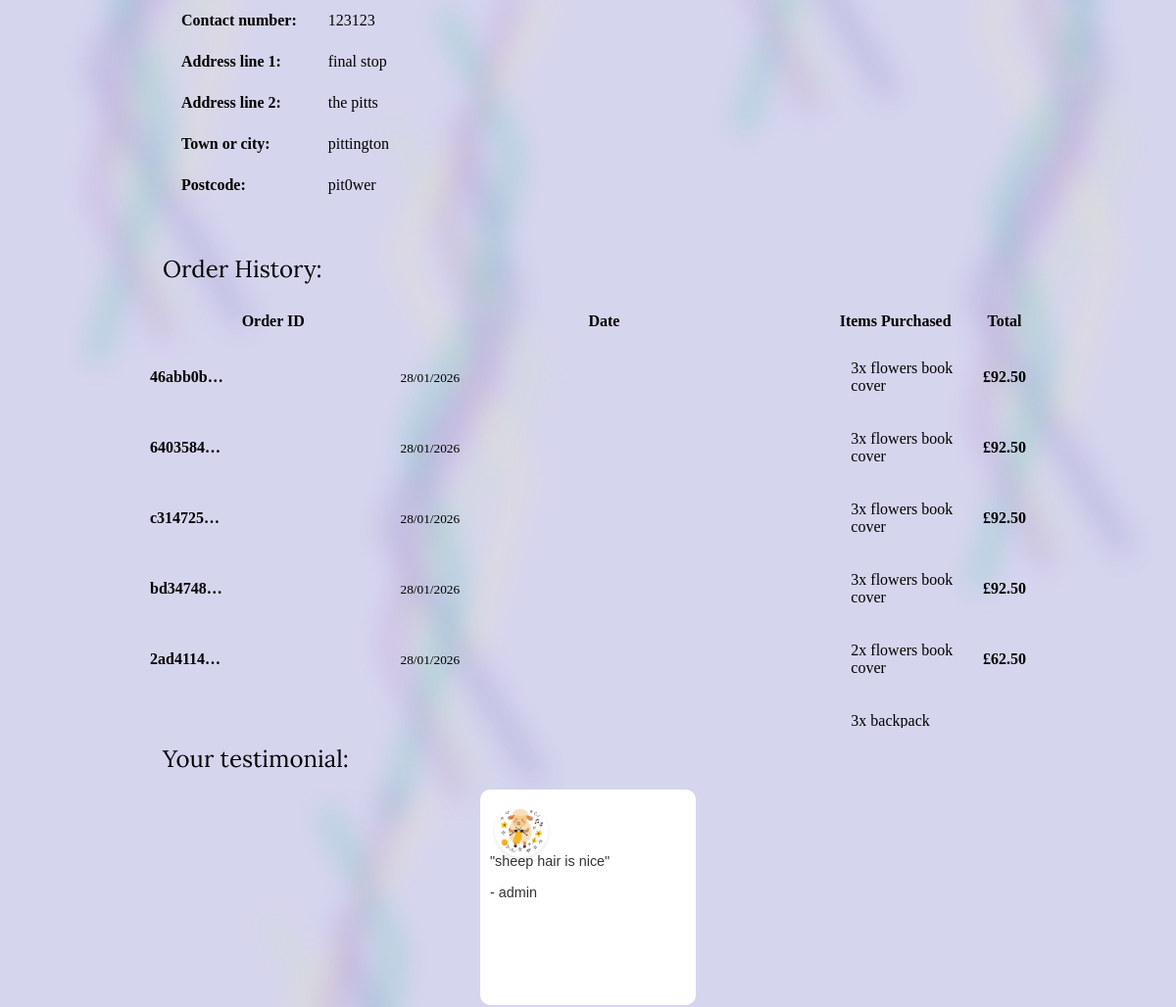
The app's page /profile/ (signed in, middle part), older data.
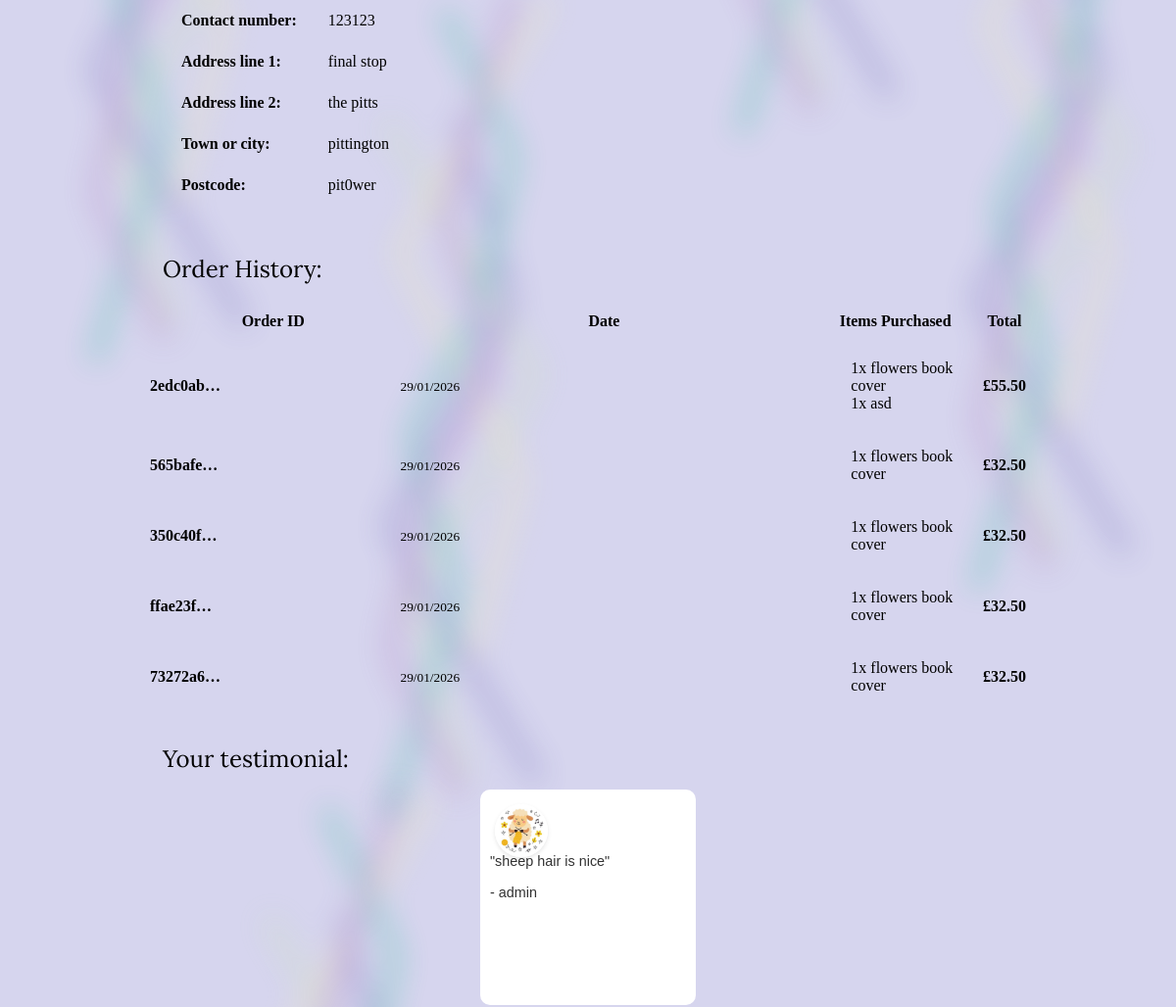
The same page, newer data.
### order/models.py (models this page shows, shortened)
class Order(models.Model):
    order_id = models.UUIDField(primary_key=True, default=uuid.uuid4, editable=False)
    user = models.ForeignKey(User, on_delete=models.SET_NULL, null=True, blank=True, related_name='orders')
    full_name = models.CharField(max_length=100, blank= False, null=False)
    email = models.EmailField(blank=False, null=False)
    phoneNumber = models.CharField(max_length=20, blank=True, null=True)
    street_address1 = models.CharField(max_length=80, blank=False, null=False)
    street_address2 = models.CharField(max_length=80, blank=True, null=True)
    town_city = models.CharField(max_length=60, blank=False, null=False)
    postcode = models.CharField(max_length=20, blank=False, null=True)
    country = CountryField(blank_label='Country *', blank=False, null=False)
    date = models.DateTimeField(auto_now_add=True)
    basket= models.CharField(max_length=255)
    delivery_cost = models.DecimalField(max_digits=5, decimal_places=2, default=0)
    order_total = models.DecimalField(max_digits=5, decimal_places=2, default=0)
    grand_total = models.DecimalField(max_digits=5, decimal_places=2, default=0)
    is_paid = models.BooleanField(default=False)
    stripe_pid = models.CharField(max_length=254, blank=True, null= True)

class OrderLineItem(models.Model):
    order = models.ForeignKey(Order, on_delete=models.CASCADE, related_name='lineitems')
    product = models.ForeignKey(Product, on_delete=models.SET_NULL, null=True, blank=True)
    product_name = models.CharField(max_length=200, null=False, blank=False)
    product_price = models.DecimalField(max_digits=5, decimal_places=2, null=False, blank=False)
    product_delivery = models.DecimalField(max_digits=5, decimal_places=2, null=False, blank=False)
    quantity = models.IntegerField(default=1, validators=[MinValueValidator(0), MaxValueValidator(10)], null=False, blank=False)
    line_total = models.DecimalField(max_digits=5, decimal_places=2, editable=False)

### userprofile/views.py (the view)
# urls.py: path('', views.profile_view, name='profile_view'),
@login_required
def profile_view(request):
    user_testimonial = Testimonial.objects.filter(user=request.user).first()
    order_list = Order.objects.filter(user=request.user).order_by('-date')
    if request.method == 'POST':
        if request.user.profile.has_purchased:
            testimonial_form = TestimonialForm(request.POST, instance=user_testimonial)
            if testimonial_form.is_valid():
                testimonial = testimonial_form.save(commit=False)
                testimonial.user = request.user
                testimonial.save()
                messages.success(request, 'Your review has been submitted!')
                return redirect('userprofile:profile_view')
            else:
                messages.error(request, 'Please correct the errors in your review.')
        else:
            messages.error(request, 'You must make a purchase before leaving a review.')
            testimonial_form = TestimonialForm() # Reset form - should not occur, due to DTL on page
    else:
        if user_testimonial:
            testimonial_form = TestimonialForm(instance=user_testimonial)
        else:
            testimonial_form = TestimonialForm()
    context = {
        'testimonial_form': testimonial_form,
        'user_testimonial': user_testimonial,
        'order_list': order_list,
    }
    return render(request, 'userprofile/profile_view.html', context)

### basket/contexts.py (called while the page is built, shortened)
def basket_contents(request):
    basket_items=[]
    product_count = 0
    total = Decimal('0.00')
    delivery = Decimal('0.00')
    basket = request.session.get('basket', {}) # needs to fetch the items from the basket when implemented
    grand_total = total + delivery
    return {
        'basket_items': basket_items,
        'product_count': product_count,
        'total': total.quantize(Decimal('0.01')),
        'delivery': delivery.quantize(Decimal('0.01')),
        'grand_total': grand_total.quantize(Decimal('0.01')),
    }

### userprofile/templates/userprofile/profile_view.html (shortened to what this page needs)
{% extends "layout.html" %}
{% load static %}
{% block extra_css %}
    <link rel="stylesheet" href="{% static 'css/profile.css' %}">
{% endblock extra_css %}
{% block content %}
<section class="profile-data">
        {% if user.is_authenticated %}
    <div class="container">
        <wa-tab-group active="profile">
            <wa-tab-panel name="shipping">
                <div class="shipping">
                    <table class="shipping-details">
                        <tr>
                            <td>Contact number:</td>
                            <td>{{user.profile.phoneNumber}}</td>
                        </tr>
                        <tr>
                            <td>Address line 1:</td>
                            <td>{{user.profile.street_address1}}</td>
                        </tr>
                        <tr>
                            <td>Address line 2:</td>
                            <td>{{user.profile.street_address2}}</td>
                        </tr>
                        <tr>
                            <td>Town or city:</td>
                            <td>{{user.profile.town_city}}</td>
                        </tr>
                        <tr>
                            <td>Postcode:</td>
                            <td>{{user.profile.postcode}}</td>
                        </tr>
                    </table>
                </div>
            </wa-tab-panel>
            <wa-tab-panel name="orders">
                <div class="orders">
                    <h2>Order History:</h2>
                    <div class="table-container">
                        {% if order_list %}
                        <table class="main-history-table">
                        <thead>
                            <tr>
                                <th>Order ID</th>
                                <th>Date</th>
                                <th>Items Purchased</th>
                                <th>Total</th>
                            </tr>
                        </thead>
                        <tbody>
                    {% for order in order_list %}
                    <tr>
                        <td><strong>{{ order.order_id|truncatechars:8 }}</strong></td>
                        <td><small>{{ order.date|date:"d/m/Y" }}</small></td>
                        <td>
                            <ul class="item-list">
                                {% for lineitem in order.lineitems.all %}
                                <li>
                                    {{ lineitem.quantity }}x {{ lineitem.product_name }}
                                </li>
                                {% endfor %}
                            </ul>
                        </td>
                        <td><strong>£{{ order.grand_total }}</strong></td>
                    </tr>
                    {% endfor %}
                </tbody>
            </table>
            {% else %}
            <h3>No orders found</h3>
            <p>Make your first purchase and check back here later</p>
            {% endif %}
        </div>
                </div>
            </wa-tab-panel>
            <wa-tab-panel name="testimonial">
                <div>
                    <h2>Your testimonial:</h2>
                    <div class="testimonial-container">
                        <wa-card class="testimonial-card">
                            <img src="{{user_testimonial.user.profile.profile_pic.url}}" alt="profile picture" class="profile-pic">
                            <div class="card-content">
                            <p>"{{user_testimonial.short_review}}"</p>
                            <p>- {{user_testimonial.user.username}}</p>
                            </div>
                        </wa-card>
                    </div>
                </div>
            </wa-tab-panel>
        </wa-tab-group>
        {% endif %}
    </div>
</section>
{% endblock content %}

Row changes from the older to the newer data that the page shows:
no longer on this page (row unchanged): Order: order_id "46abb0b…", date "28/01/2026", grand_total "92.50"
no longer on this page (row unchanged): OrderLineItem: quantity "3", product_name "flowers book cover", shown under "46abb0b…"
no longer on this page (row unchanged): Order: order_id "6403584…", date "28/01/2026", grand_total "92.50"
no longer on this page (row unchanged): OrderLineItem: quantity "3", product_name "flowers book cover", shown under "6403584…"
no longer on this page (row unchanged): Order: order_id "c314725…", date "28/01/2026", grand_total "92.50"
no longer on this page (row unchanged): OrderLineItem: quantity "3", product_name "flowers book cover", shown under "c314725…"
no longer on this page (row unchanged): Order: order_id "bd34748…", date "28/01/2026", grand_total "92.50"
no longer on this page (row unchanged): OrderLineItem: quantity "3", product_name "flowers book cover", shown under "bd34748…"
no longer on this page (row unchanged): Order: order_id "2ad4114…", date "28/01/2026", grand_total "62.50"
no longer on this page (row unchanged): OrderLineItem: quantity "2", product_name "flowers book cover", shown under "2ad4114…"
no longer on this page (row unchanged): OrderLineItem: quantity "3", product_name "backpack…"
added Order: order_id "2edc0ab…", date "29/01/2026", grand_total "55.50"
added OrderLineItem: quantity "1", product_name "flowers book cover", shown under "2edc0ab…"
added OrderLineItem: quantity "1", product_name "asd", shown under "2edc0ab…"
added Order: order_id "565bafe…", date "29/01/2026", grand_total "32.50"
added OrderLineItem: quantity "1", product_name "flowers book cover", shown under "565bafe…"
added Order: order_id "350c40f…", date "29/01/2026", grand_total "32.50"
added OrderLineItem: quantity "1", product_name "flowers book cover", shown under "350c40f…"
added Order: order_id "ffae23f…", date "29/01/2026", grand_total "32.50"
added OrderLineItem: quantity "1", product_name "flowers book cover", shown under "ffae23f…"
added Order: order_id "73272a6…", date "29/01/2026", grand_total "32.50"
added OrderLineItem: quantity "1", product_name "flowers book cover", shown under "73272a6…"
